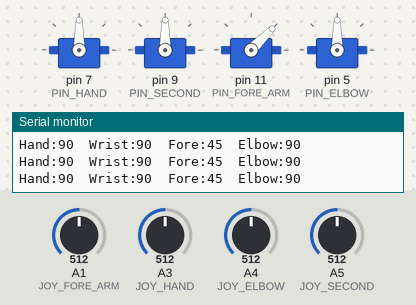
This sketch was run on a simulated Arduino Uno, built with avr-gcc and run on an emulated ATmega328P. Shown: 4 × servo, the last lines printed to the serial monitor. Inputs (shaded band) come from the test bench; at power-on: A3 (JOY_HAND) = 512, A4 (JOY_ELBOW) = 512, A5 (JOY_SECOND) = 512, A1 (JOY_FORE_ARM) = 512.

Above: at 1.7 s.
1.8 s: A3 (JOY_HAND) set to 353
4.8 s: A3 (JOY_HAND) set to 324
At 5.29 s:
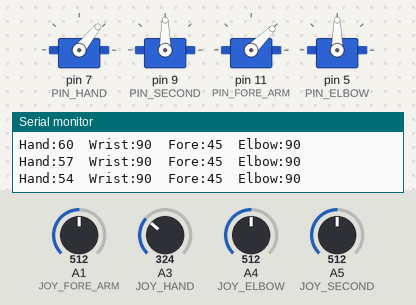
At 6.2 s:
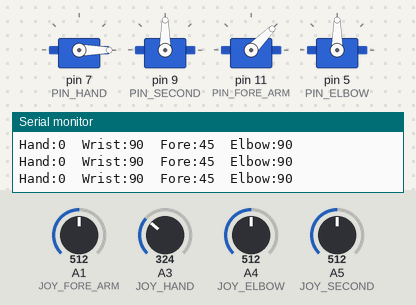
7.4 s: A4 (JOY_ELBOW) set to 669
10.4 s: A4 (JOY_ELBOW) set to 691
At 12.5 s:
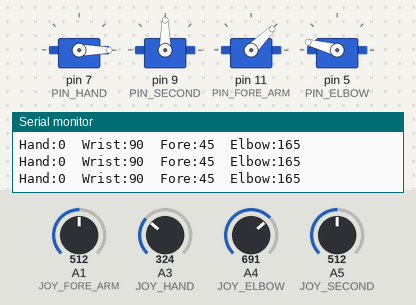
12.8 s: A5 (JOY_SECOND) set to 666
15.8 s: A5 (JOY_SECOND) set to 691
At 17.3 s:
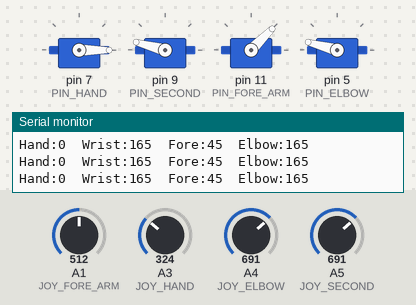
Timing chart, 0 to 18.8 s (numbered marks = the images above; inputs shaded):
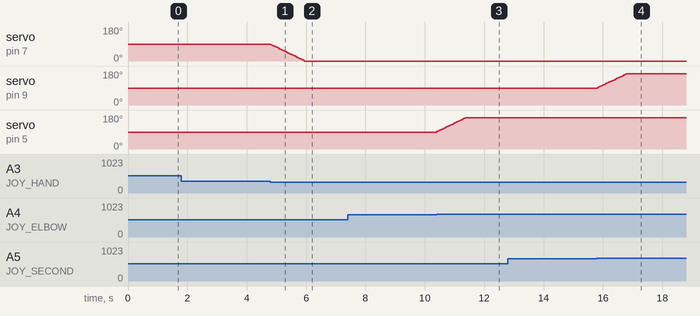

Measured:
- the behaviour switches between 340 and 339 on A3 (JOY_HAND) (found by bisection; images 0 and 1)
- the behaviour switches between 680 and 681 on A4 (JOY_ELBOW) (found by bisection; images 2 and 3)
- the behaviour switches between 680 and 681 on A5 (JOY_SECOND) (found by bisection; images 3 and 4)
- after the input at 4.8 s, servo on pin 7 (PIN_HAND): moves from 90° to 0° over 1.1 s, starting at once
- after the input at 10.4 s, servo on pin 5 (PIN_ELBOW): moves from 90° to 165° over 0.95 s, starting at once
- after the input at 15.8 s, servo on pin 9 (PIN_SECOND): moves from 90° to 165° over 0.97 s, starting at once

The sketch:

4_axis_4_servo_robot_arm_complete.ino
```cpp
/*
 * ================================================================
 *  4-Axis Robotic Arm — Joystick Control
 *  Board  : Arduino Uno
 *  Power  : 9V into Arduino barrel jack
 *           Joysticks → Arduino 5V pin
 *           Servos    → separate 6V supply (shared GND!)
 * ================================================================
 *
 *  PIN MAPPING:
 *  --------------------------------
 *  Hand (gripper) → Servo pin 7  ↔ Joystick A3
 *  Wrist          → Servo pin 9  ↔ Joystick A2
 *  Forearm        → Servo pin 11 ↔ Joystick A1
 *  Elbow          → Servo pin 5  ↔ Joystick A4
 *
 *  HOW THE JOYSTICK CONTROL WORKS:
 *  --------------------------------
 *  Joystick center (at rest) reads ~512 out of 0–1023
 *  Push joystick one way  → reads below 340 → servo moves –
 *  Push joystick other way → reads above 680 → servo moves +
 *  Joystick in deadzone (340–680) → servo holds its position
 *
 *  move_speed = how many degrees per loop tick the servo moves.
 *  delay(20)  = loop runs 50 times per second.
 *  So max speed = move_speed × 50 = degrees per second.
 *  At move_speed = 3 → max 150 degrees/second.
 * ================================================================
 */

#include <Servo.h>

// ── Servo objects ─────────────────────────────────────────────
Servo servo_hand;       // TOP motor (hand / gripper)
Servo servo_second;     // 2nd motor (wrist)
Servo servo_fore_arm;   // 3rd motor (intermediate arm)
Servo servo_elbow;      // 4th motor (bottom)

// ── Servo digital pins ────────────────────────────────────────
#define PIN_HAND      7
#define PIN_SECOND    9
#define PIN_FORE_ARM  11
#define PIN_ELBOW     5

// ── Joystick analog pins ──────────────────────────────────────
#define JOY_HAND      A3
#define JOY_SECOND    A5
#define JOY_FORE_ARM  A1
#define JOY_ELBOW     A4

// ── Starting angles for each servo (degrees) ─────────────────
int hand_degree     = 90;   // center position
int second_degree   = 90;   // center position
int fore_arm_degree = 45;   // starts slightly closed
int elbow_degree    = 90;   // center position

// ── Movement speed ────────────────────────────────────────────
int move_speed = 3;

// ── Joystick deadzone thresholds ─────────────────────────────
int LOW_THRESH  = 340;
int HIGH_THRESH = 680;

// ════════════════════════════════════════════════════════════
void setup() {
  Serial.begin(9600);

  servo_hand.attach(PIN_HAND);
  servo_second.attach(PIN_SECOND);
  servo_fore_arm.attach(PIN_FORE_ARM);
  servo_elbow.attach(PIN_ELBOW);

  servo_hand.write(hand_degree);
  servo_second.write(second_degree);
  servo_fore_arm.write(fore_arm_degree);
  servo_elbow.write(elbow_degree);

  Serial.println("=== Robotic Arm Ready ===");
  Serial.println("Move joysticks to control each axis.");
  delay(500);
}

// ════════════════════════════════════════════════════════════
void loop() {

  // ── Step 1: Read all 4 joysticks ─────────────────────────
  int joy_hand     = analogRead(JOY_HAND);
  int joy_second   = analogRead(JOY_SECOND);
  int joy_fore_arm = analogRead(JOY_FORE_ARM);
  int joy_elbow    = analogRead(JOY_ELBOW);

  // ── Step 2: Hand / gripper (servo pin 7, joystick A3) ────
  if (joy_hand < LOW_THRESH) {
    hand_degree = hand_degree - move_speed;
  }
  else if (joy_hand > HIGH_THRESH) {
    hand_degree = hand_degree + move_speed;
  }
  hand_degree = constrain(hand_degree, 0, 180);
  servo_hand.write(hand_degree);

  // ── Step 3: Wrist (servo pin 9, joystick A2) ─────────────
  if (joy_second < LOW_THRESH) {
    second_degree = second_degree - move_speed;
  }
  else if (joy_second > HIGH_THRESH) {
    second_degree = second_degree + move_speed;
  }
  second_degree = constrain(second_degree, 15, 165);
  servo_second.write(second_degree);

  // ── Step 4: Forearm (servo pin 11, joystick A1) ──────────
  if (joy_fore_arm < LOW_THRESH) {
    fore_arm_degree = fore_arm_degree - move_speed;
  }
  else if (joy_fore_arm > HIGH_THRESH) {
    fore_arm_degree = fore_arm_degree + move_speed;
  }
  fore_arm_degree = constrain(fore_arm_degree, 10, 90);
  servo_fore_arm.write(fore_arm_degree);

  // ── Step 5: Elbow (servo pin 5, joystick A4) ─────────────
  if (joy_elbow < LOW_THRESH) {
    elbow_degree = elbow_degree - move_speed;
  }
  else if (joy_elbow > HIGH_THRESH) {
    elbow_degree = elbow_degree + move_speed;
  }
  elbow_degree = constrain(elbow_degree, 15, 165);
  servo_elbow.write(elbow_degree);

  // ── Step 6: Print current angles ─────────────────────────
  Serial.print("Hand:");    Serial.print(hand_degree);
  Serial.print("  Wrist:"); Serial.print(second_degree);
  Serial.print("  Fore:");  Serial.print(fore_arm_degree);
  Serial.print("  Elbow:"); Serial.println(elbow_degree);

  // ── Step 7: Wait 20ms before next loop (50 Hz) ───────────
  delay(20);
}
```
